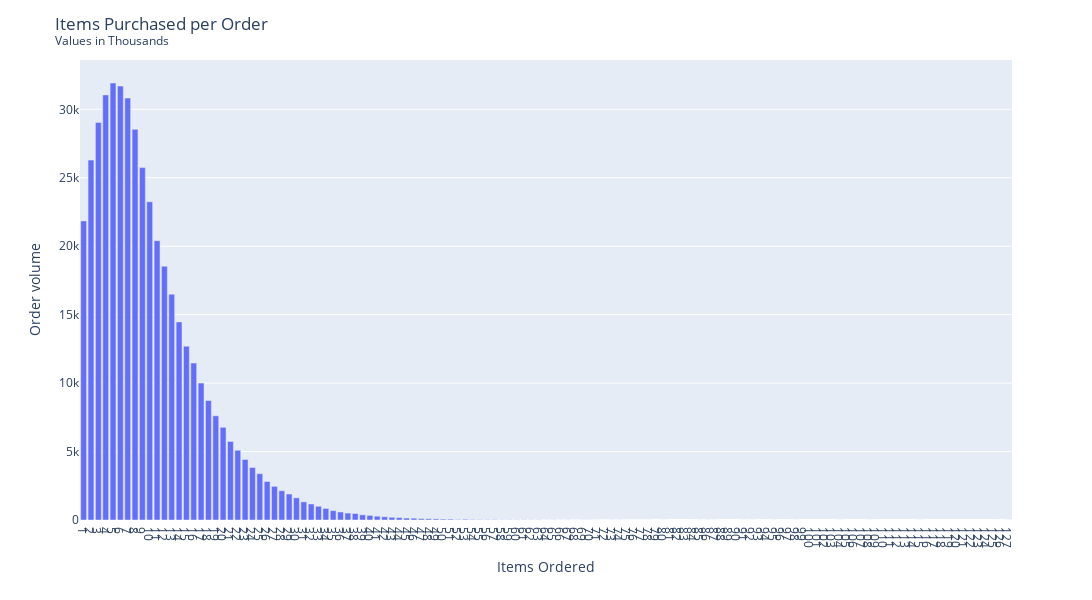

Notebook cell for this chart:
### Code cell
###second attempt with a different approach, yeah can't get it to work unfortunately

item_frequency = df_order_products.groupby('order_id')['product_id'].count()
# item_frequency.value_counts().sort_index().plot(kind='bar', figsize= [18,8], color='mediumseagreen')

# plt.xlabel('Items Ordered', fontsize=12) #adding a specific label and increasing the font size for visibility
# plt.ylabel('Order Volume (thousands)', fontsize=12) #adding a specific label and increasing the font size for visibility
# plt.title('Items Purchased per Order')
# plt.xticks(rotation = 0)
# plt.show()

item_frequency_plot = item_frequency.value_counts().sort_index()

fig = px.bar(item_frequency_plot, labels={"product_id": "Items Ordered", "value": "Order volume", "variable": "Legend:"})
fig.update_layout(height=600, width=1500,
                  title='Items Purchased per Order<br><sup>Values in Thousands</sup>',
                  showlegend=False)
fig.update_layout(xaxis={"dtick":1})
fig.show()

### Figure 1 — Plotly figure (JSON) as saved in the notebook; plotly's stock layout.template omitted (floating-point values rounded to 4 significant figures)
{"data": [{"alignmentgroup": "True", "hovertemplate": "Legend:=count<br>Items Ordered=%{x}<br>Order volume=%{y}<extra></extra>", "legendgroup": "count", "marker": {"color": "#636efa", "pattern": {"shape": ""}}, "name": "count", "offsetgroup": "count", "orientation": "v", "showlegend": true, "textposition": "auto", "type": "bar", "x": [1, 2, 3, 4, 5, 6, 7, 8, 9, 10, 11, 12, 13, 14, 15, 16, 17, 18, 19, 20, 21, 22, 23, 24, 25, 26, 27, 28, 29, 30, 31, 32, 33, 34, 35, 36, 37, 38, 39, 40, 41, 42, 43, 44, 45, 46, 47, 48, 49, 50, 51, 52, 53, 54, 55, 56, 57, 58, 59, 60, 61, 62, 63, 64, 65, 66, 67, 68, 69, 70, 71, 72, 73, 74, 75, 76, 77, 78, 80, 85, 86, 87, 91, 92, 95, 98, 104, 108, 115, 127], "xaxis": "x", "y": [21847, 26292, 29046, 31054, 31923, 31698, 30822, 28539, 25742, 23248, 20406, 18539, 16497, 14472, 12696, 11465, 10002, 8726, 7612, 6771, 5738, 5096, 4422, 3838, 3382, 2812, 2458, 2137, 1899, 1618, 1328, 1171, 1003, 845, 686, 587, 508, 475, 377, 335, 279, 237, 198, 175, 144, 132, 103, 90, 83, 64, 64, 41, 52, 34, 28, 25, 27, 14, 17, 13, 16, 11, 12, 5, 9, 5, 6, 2, 6, 6, 3, 1, 4, 3, 2, 2, 2, 2, 1, 1, 3, 1, 2, 2, 2, 1, 1, 1, 1, 1], "yaxis": "y"}], "layout": {"barmode": "relative", "height": 600, "legend": {"title": {"text": "Legend:"}, "tracegroupgap": 0}, "margin": {"t": 60}, "showlegend": false, "title": {"text": "Items Purchased per Order<br><sup>Values in Thousands</sup>"}, "width": 1500, "xaxis": {"anchor": "y", "domain": [0, 1], "dtick": 1, "title": {"text": "Items Ordered"}}, "yaxis": {"anchor": "x", "domain": [0, 1], "title": {"text": "Order volume"}}}}
